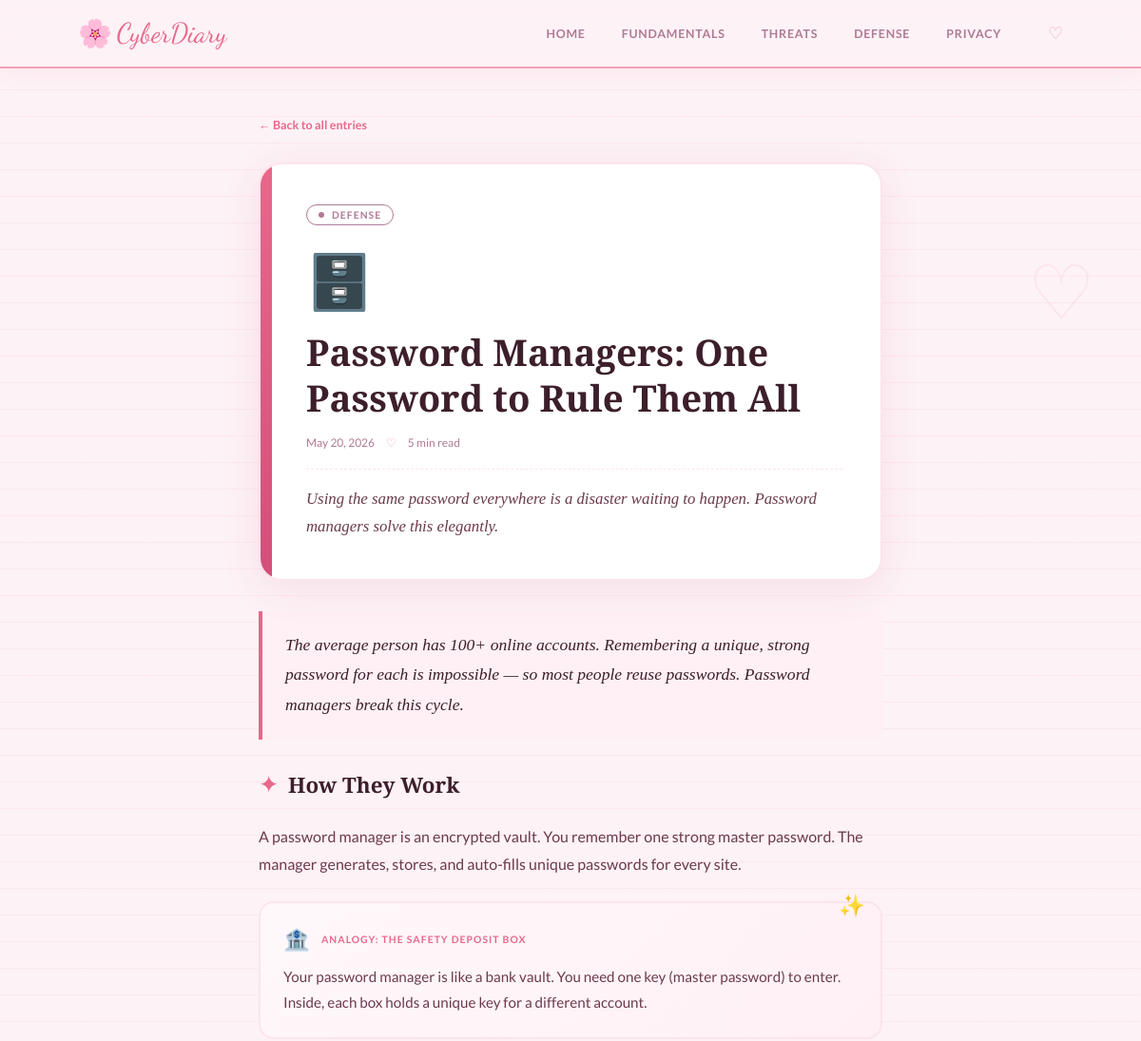
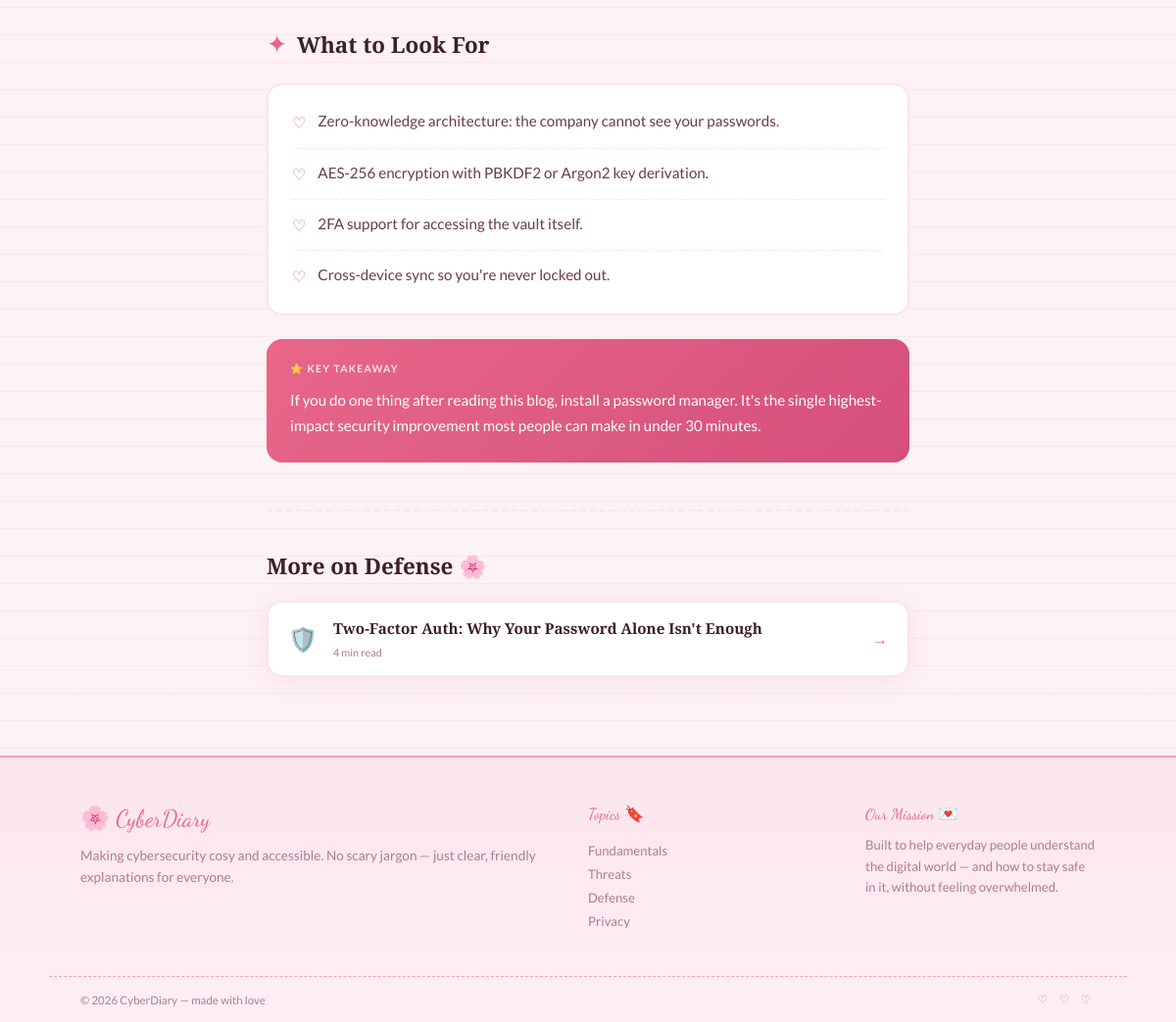
/post/password-managers, run on the app's committed database (2 pictures, top to bottom).
### tables this page shows
CREATE TABLE posts (
    id           INTEGER PRIMARY KEY AUTOINCREMENT,
    slug         TEXT    UNIQUE NOT NULL,
    title        TEXT    NOT NULL,
    excerpt      TEXT    NOT NULL,
    category     TEXT    NOT NULL DEFAULT 'Fundamentals',
    tag_color    TEXT    NOT NULL DEFAULT '#e8678a',
    hero_icon    TEXT    NOT NULL DEFAULT 'pencil',
    photo        TEXT    DEFAULT '',
    read_time    TEXT    NOT NULL DEFAULT '5 min read',
    content_json TEXT    NOT NULL DEFAULT '[]',
    published    INTEGER NOT NULL DEFAULT 1,
    created_at   TEXT    NOT NULL DEFAULT (datetime('now')),
    updated_at   TEXT    NOT NULL DEFAULT (datetime('now'))
);

### app.py (the view)
@app.route("/post/<slug>")
def post(slug):
    row = query("SELECT * FROM posts WHERE slug=? AND published=1", (slug,), one=True)
    if not row:
        abort(404)
    article     = _post(row)
    related_rows = query(
        "SELECT * FROM posts WHERE category=? AND slug!=? AND published=1 LIMIT 2",
        (article["category"], slug)
    )
    return render_template("post.html", post=article,
                           related=[_post(r) for r in related_rows])

### app.py (called while the page is built)
def get_db():
    if "db" not in g:
        g.db = sqlite3.connect(DATABASE)
        g.db.row_factory = sqlite3.Row
        g.db.execute("PRAGMA foreign_keys = ON")
    return g.db

def query(sql, args=(), one=False):
    cur = get_db().execute(sql, args)
    rows = cur.fetchall()
    return (rows[0] if rows else None) if one else rows

def _post(row) -> dict:
    p = dict(row)
    p["content"] = json.loads(p.pop("content_json", "[]"))
    try:
        dt      = datetime.strptime(p["created_at"][:10], "%Y-%m-%d")
        p["date"] = dt.strftime("%B %-d, %Y")
    except Exception:
        p["date"] = p["created_at"][:10]
    return p

### templates/post.html (shortened to what this page needs)
{% extends "base.html" %}
{% block content %}
<div class="post-layout">
    <a href="/" class="back-link">← Back to all entries</a>
    <header class="post-header">
        <div class="post-tag" style="border-color: {{ post.tag_color }}; color: {{ post.tag_color }}">
            <span class="tag-dot" style="background: {{ post.tag_color }}"></span>
            {{ post.category }}
        </div>
        <div class="post-hero-icon">{{ post.hero_icon }}</div>
        <h1 class="post-title">{{ post.title }}</h1>
        <div class="post-meta">
            <span>{{ post.date }}</span>
            <span class="meta-sep">♡</span>
            <span>{{ post.read_time }}</span>
        </div>
        <p class="post-lead">{{ post.excerpt }}</p>
    </header>
    <article class="post-body">
        {% for section in post.content %}
            {% if section.type == "intro" %}
            <p class="content-intro">{{ section.text }}</p>
            {% elif section.type == "heading" %}
            <h2 class="content-heading">
                <span class="heading-accent">✦</span> {{ section.text }}
            </h2>
            {% elif section.type == "paragraph" %}
            <p class="content-paragraph">{{ section.text }}</p>
            {% elif section.type == "analogy" %}
            <div class="analogy-box">
                <div class="analogy-header">
                    <span class="analogy-icon">{{ section.icon }}</span>
                    <span class="analogy-label">Analogy: {{ section.title }}</span>
                </div>
                <p>{{ section.text }}</p>
            </div>
            {% elif section.type == "list" %}
            <ul class="content-list">
                {% for item in section.entries %}
                <li>
                    <span class="list-marker">♡</span>
                    {{ item }}
                </li>
                {% endfor %}
            </ul>
            {% elif section.type == "takeaway" %}
            <div class="takeaway-box">
                <div class="takeaway-label">⭐ Key Takeaway</div>
                <p>{{ section.text }}</p>
            </div>
            {% endif %}
        {% endfor %}
    </article>
    {% if related %}
    <section class="related-section">
        <div class="section-header">
            <h2 class="section-title">More on {{ post.category }} 🌸</h2>
        </div>
        <div class="related-grid">
            {% for r in related %}
            <a href="/post/{{ r.slug }}" class="related-card">
                <div class="related-icon">{{ r.hero_icon }}</div>
                <div class="related-info">
                    <h3>{{ r.title }}</h3>
                    <span>{{ r.read_time }}</span>
                </div>
                <span class="related-arrow">→</span>
            </a>
            {% endfor %}
        </div>
    </section>
    {% endif %}
</div>
{% endblock %}

### data on the page
posts: category "DEFENSE", hero_icon "🗄️", title "Password Managers: One Password to Rule Them All", read_time "5 min read", excerpt "Using the same password everywhere is a disaster waiting to happen. Password managers solve this elegantly.", category "Defense"
posts: hero_icon "🛡️", title "Two-Factor Auth: Why Your Password Alone Isn't Enough", read_time "4 min read"

### other printed values
{{ post.date }} "May 20, 2026"
{{ section.text }} "The average person has 100+ online accounts. Remembering a unique, strong password for each is impossible — so most people reuse passwords. Password managers break this cycle."
{{ section.text }} "How They Work" "What to Look For"
{{ section.text }} "A password manager is an encrypted vault. You remember one strong master password. The manager generates, stores, and auto-fills unique passwords for every site."
{{ section.icon }} "🏦"
{{ section.title }} "THE SAFETY DEPOSIT BOX"
{{ section.text }} "Your password manager is like a bank vault. You need one key (master password) to enter. Inside, each box holds a unique key for a different account."
{{ item }} "Zero-knowledge architecture: the company cannot see your passwords." "AES-256 encryption with PBKDF2 or Argon2 key derivation." "2FA support for accessing the vault itself." "Cross-device sync so you're never locked out."
{{ section.text }} "If you do one thing after reading this blog, install a password manager. It's the single highest-impact security improvement most people can make in under 30 minutes."
